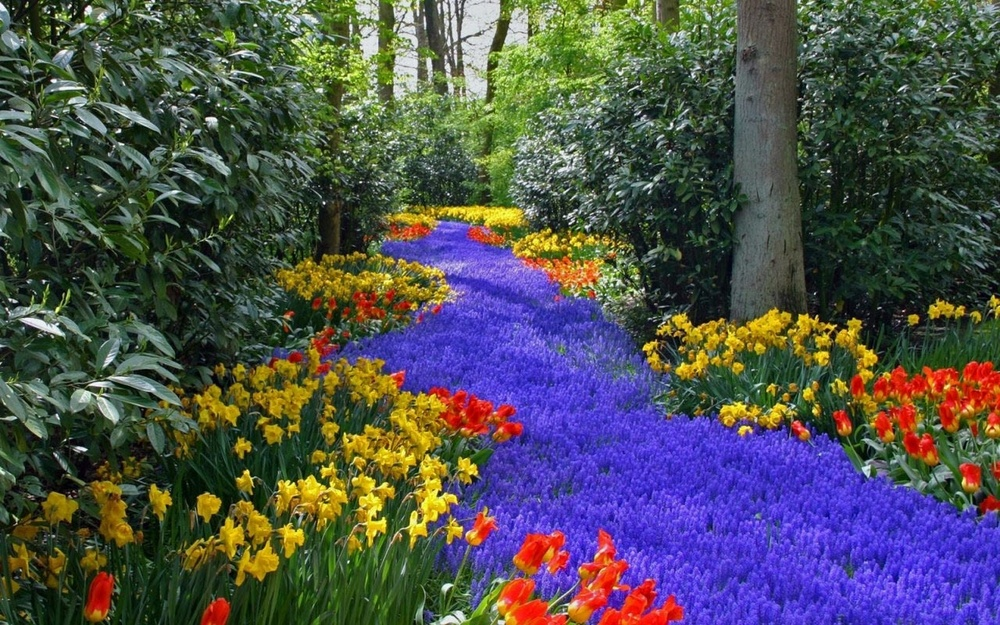
//> input picture build/flower1.jpg, 1000 x 625 px, shrunk from 1280 x 800 before the run
$ ./new_color build/flower1.jpg 2 2 2   (built with g++ and OpenCV 4)
//> lines starting //> are read from the running program, lines starting //| are printed output that depends on the picture
// [223 lines of commented-out code are left out]


#include "opencv2/core.hpp"
#include "opencv2/highgui.hpp"
#include "opencv2/imgproc.hpp"
#include "opencv2/core/utility.hpp"

#include <time.h>
#include <vector>
#include <iostream>
#include <opencv2/ximgproc.hpp>

using namespace cv;

#define MARK_RADIUS 15

static int glb_mouse_x;
static int glb_mouse_y;
static bool glb_mouse_click = false;
static bool glb_mouse_left = false;

static bool mouse_click;
static bool mouse_left;
static int mouse_x;
static int mouse_y;
cv::Mat mat_input_reference;
cv::Mat mat_input_confidence;


// [62 lines left out: functions mouseCallback, draw_Trajectory_Byreference, not called in this run]

cv::Mat copy_GlaychForRGBch(cv::Mat gray, cv::Mat color)
{
	int y, x, c;
	uchar* gray_pix;
	uchar* color_pix;
	cv::Mat ret = color.clone();
	gray_pix = gray.ptr<uchar>(0, 0);
	color_pix = ret.ptr<uchar>(0, 0);

	for(y=0; y<gray.rows; y++)
	{
		for(x=0; x<gray.cols; x++)
		{
			for(c=0; c<color.channels(); c++)
			{
				*color_pix = *gray_pix;
				color_pix++;
			}
			gray_pix++;
		}
	}
	return ret;
}


const String keys =
    "{help h usage ?     |                | print this message                                                }"
    "{sigma_spatial      |8               | parameter of post-filtering                                       }"
    "{sigma_luma         |8               | parameter of post-filtering                                       }"
    "{sigma_chroma       |8               | parameter of post-filtering                                       }"
    ;


int main(int argc, char** argv)
{
    // [12 lines of commented-out code are left out]


    float filtering_time;

    cv::Mat reference = cv::imread(argv[1],1);
//> reference is the input picture: 625 rows x 1000 cols, CV_8UC3; mean B, G, R 79.2, 79.7, 78.6
    cv::Mat input = cv::imread(argv[1],0);
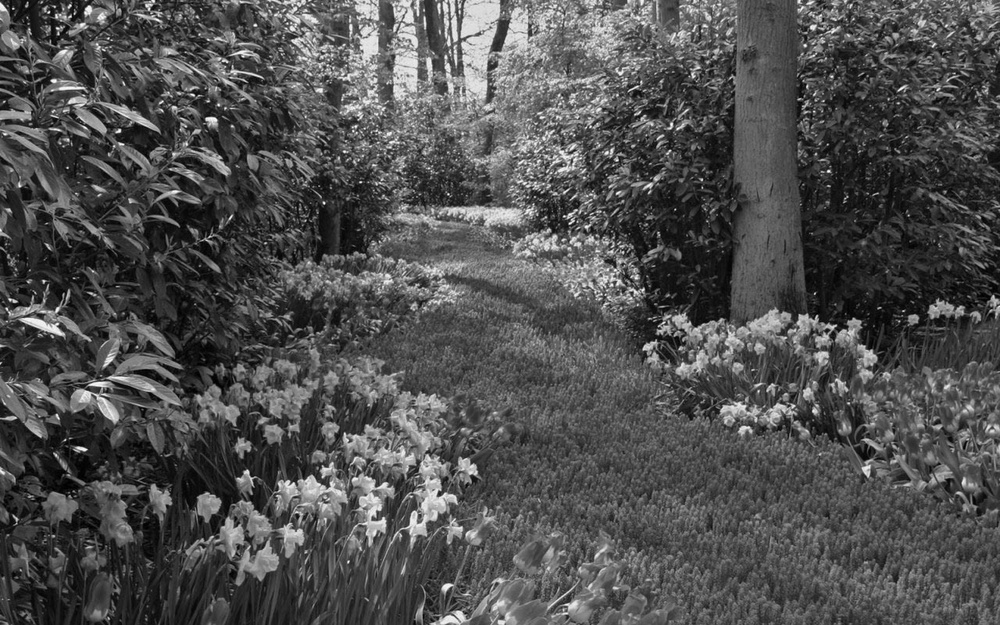
//> input: 625 rows x 1000 cols, CV_8UC1; min 0, max 255, mean 79.3
    // cv::Mat target = cv::imread(argv[2],1);
    cv::Mat target;

    float sigma_spatial = float(atof(argv[2]));
//> sigma_spatial = 2
    float sigma_luma = float(atof(argv[3]));
//> sigma_luma = 2
    float sigma_chroma = float(atof(argv[4]));
//> sigma_chroma = 2

    std::cout << "reference:" << reference.cols<<"x"<< reference.rows<< std::endl;
//| reference:1000x625


    cv::Mat mat_gray;
	  cv::cvtColor(reference, mat_gray, cv::COLOR_BGR2GRAY);
    target = copy_GlaychForRGBch(mat_gray, reference);

    cv::namedWindow("draw", cv::WINDOW_AUTOSIZE);
    cv::imshow("draw", target);
    cv::setMouseCallback("draw", mouseCallback, (void *)&target);
    mat_input_reference = reference.clone();
    mat_input_confidence = 0*cv::Mat::ones(mat_gray.size(),mat_gray.type());
    // mat_input_confidence = mat_gray;
        int show_count = 0;
    while (1)
    {
    		mouse_x = glb_mouse_x;
    		mouse_y = glb_mouse_y;
    		mouse_click = glb_mouse_click;
    		mouse_left = glb_mouse_left;


    		if (mouse_click)
        {
    			  draw_Trajectory_Byreference(&target);

            if(show_count%10==0)
            {
            cv::Mat target_temp;
            filtering_time = (double)getTickCount();
            cv::cvtColor(target, target_temp, cv::COLOR_BGR2YCrCb);

            std::vector<cv::Mat> src_channels;
            std::vector<cv::Mat> dst_channels;

            cv::split(target_temp,src_channels);

            cv::Mat result1 = cv::Mat(input.size(),input.type());
            cv::Mat result2 = cv::Mat(input.size(),input.type());

            dst_channels.push_back(src_channels[0]);
            cv::ximgproc::fastBilateralSolverFilter(input,src_channels[1],mat_input_confidence,result1,sigma_spatial,sigma_luma,sigma_chroma);
            dst_channels.push_back(result1);
            cv::ximgproc::fastBilateralSolverFilter(input,src_channels[2],mat_input_confidence,result2,sigma_spatial,sigma_luma,sigma_chroma);
            dst_channels.push_back(result2);

            cv::merge(dst_channels,target_temp);
            cv::cvtColor(target_temp, target_temp, cv::COLOR_YCrCb2BGR);
            filtering_time = ((double)getTickCount() - filtering_time)/getTickFrequency();
            std::cout << "solver time: " << filtering_time << "ms" << std::endl;

            			cv::imshow("draw", target_temp);
                  std::cout << "/* message */"<<show_count << '\n';
            }
            show_count++;
    		}
    		if (cv::waitKey(2) == 27)
//> the Esc key is pressed
    		    break;
    }
    cv::cvtColor(target, target, cv::COLOR_BGR2YCrCb);
//> target: 625 rows x 1000 cols, CV_8UC3; mean of channels 0, 1, 2 79.3, 128, 128

    std::vector<cv::Mat> src_channels;
    std::vector<cv::Mat> dst_channels;

    cv::split(target,src_channels);
//> src_channels[1]: 625 rows x 1000 cols, CV_8UC1; every value is 128

    cv::Mat result1 = cv::Mat(input.size(),input.type());
    cv::Mat result2 = cv::Mat(input.size(),input.type());

    filtering_time = (double)getTickCount();

    dst_channels.push_back(src_channels[0]);
//> (the run ends here: the program stops with an error, at `cv::ximgproc::fastBilateralSolverFilter(input,src_channels[1],mat_inpu..`)

$ run again, on build/flower3.jpg
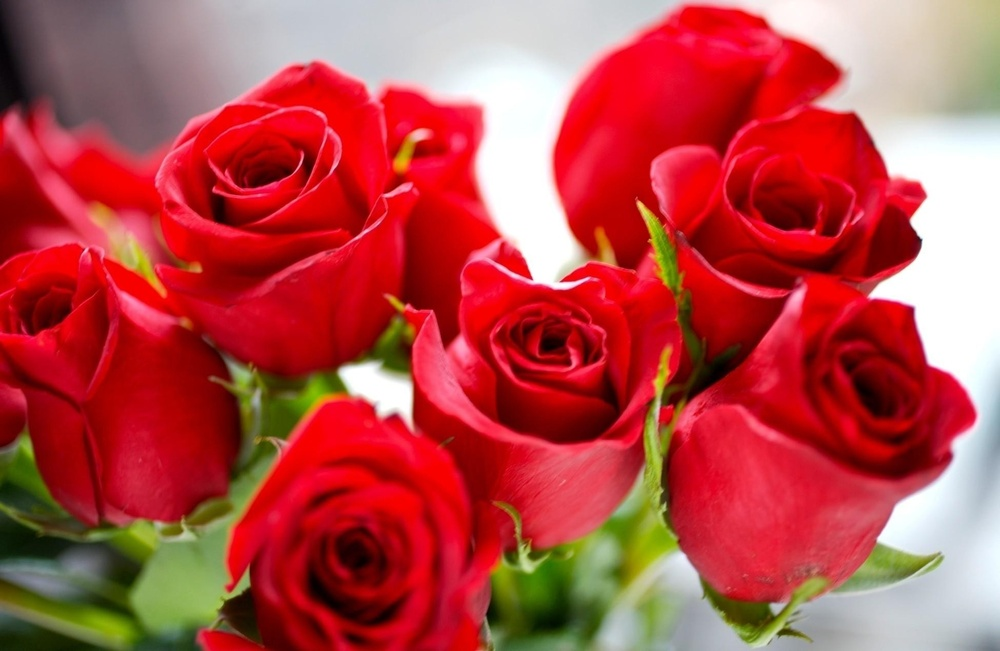
//> input picture build/flower3.jpg, 1000 x 651 px, shrunk from 1950 x 1270 before the run
//> reference is the input picture: 651 rows x 1000 cols, CV_8UC3; mean B, G, R 71.5, 72.2, 183
//> `cv::Mat input = cv::imread(argv[1],0);`:
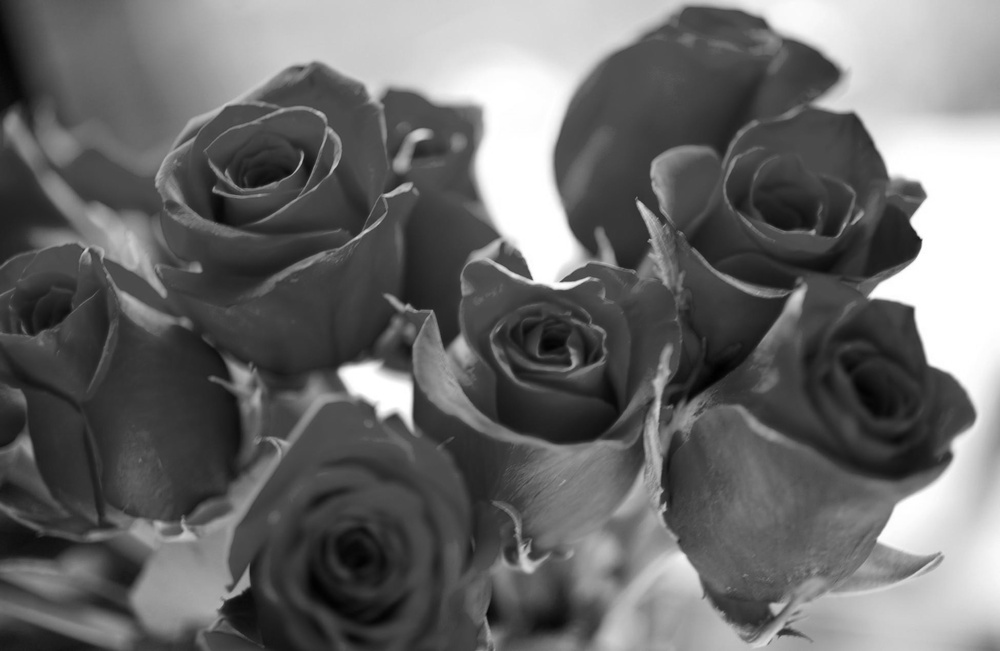
//> input: 651 rows x 1000 cols, CV_8UC1; min 0, max 255, mean 105.2
//> sigma_spatial = 2
//| reference:1000x651
//> target: 651 rows x 1000 cols, CV_8UC3; mean of channels 0, 1, 2 105.2, 128, 128

$ run again, on build/flower4.jpg
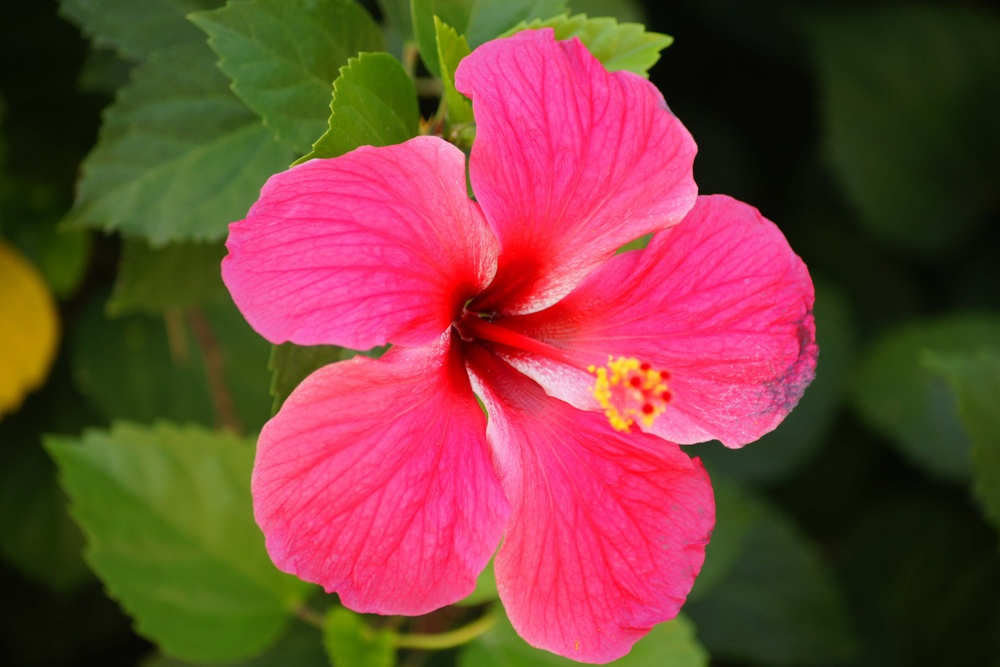
//> input picture build/flower4.jpg, 1000 x 667 px, shrunk from 4272 x 2848 before the run
//> reference is the input picture: 667 rows x 1000 cols, CV_8UC3; mean B, G, R 58.2, 65.5, 121.3
//> `cv::Mat input = cv::imread(argv[1],0);`:
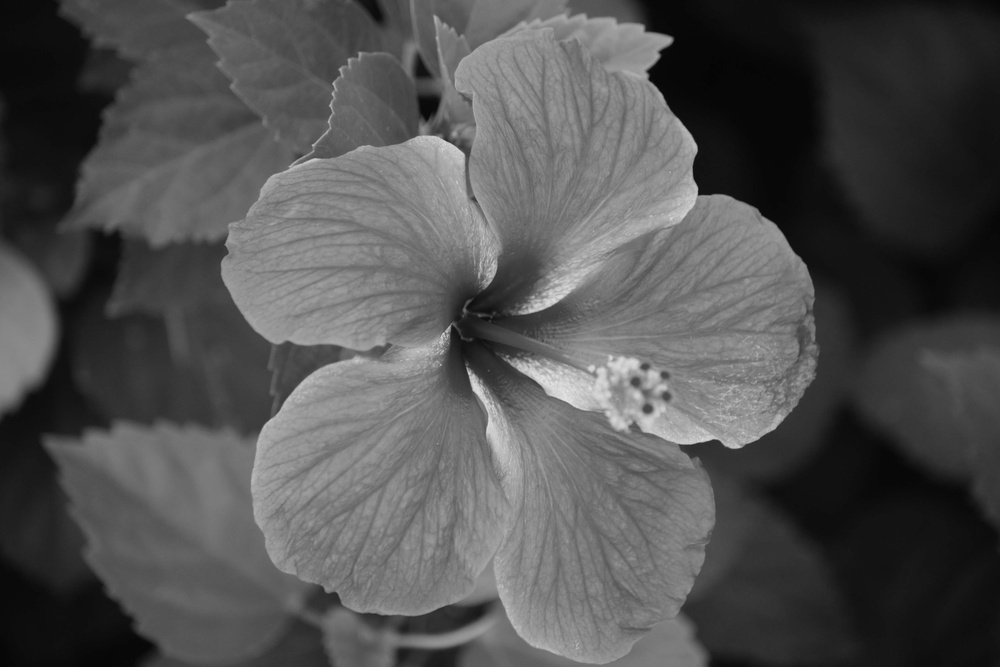
//> input: 667 rows x 1000 cols, CV_8UC1; min 4, max 228, mean 81.5
//> sigma_spatial = 2
//| reference:1000x667
//> target: 667 rows x 1000 cols, CV_8UC3; mean of channels 0, 1, 2 81.4, 128, 128

$ run again, on build/flower5.jpg
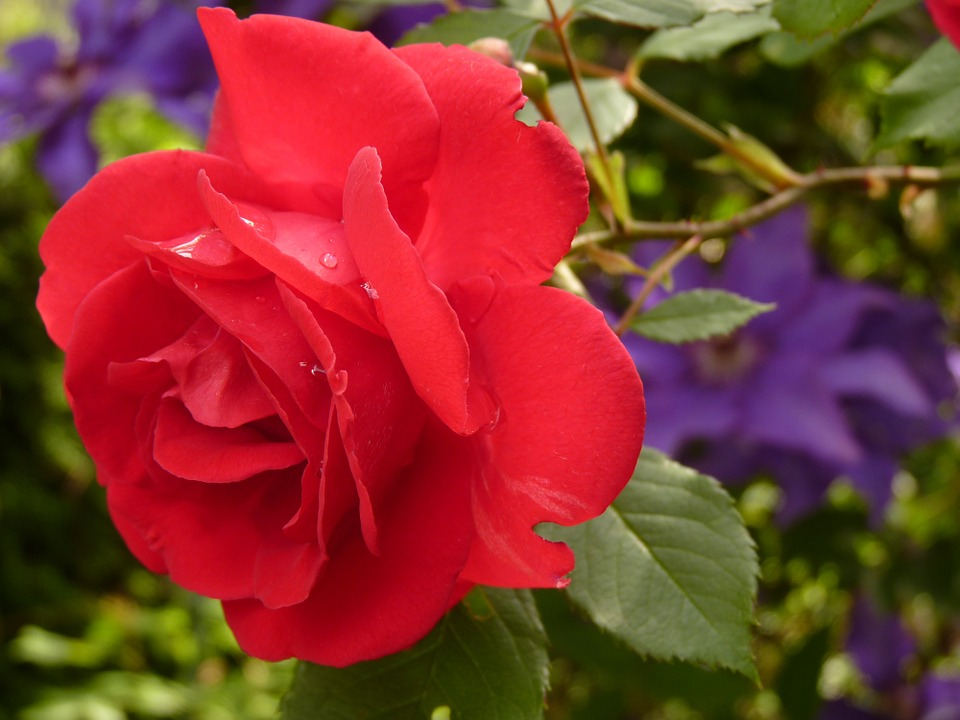
//> input picture build/flower5.jpg, 960 x 720 px
//> reference is the input picture: 720 rows x 960 cols, CV_8UC3; mean B, G, R 45.4, 54.2, 133.7
//> `cv::Mat input = cv::imread(argv[1],0);`:
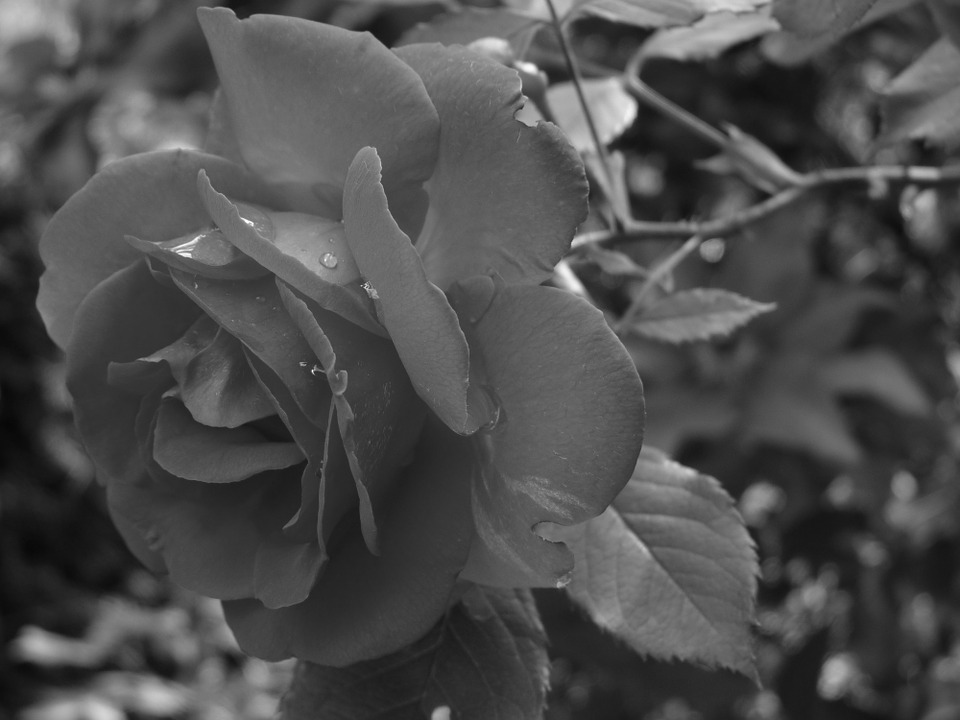
//> input: 720 rows x 960 cols, CV_8UC1; min 6, max 255, mean 76.9
//> sigma_spatial = 2
//| reference:960x720
//> target: 720 rows x 960 cols, CV_8UC3; mean of channels 0, 1, 2 76.9, 128, 128
